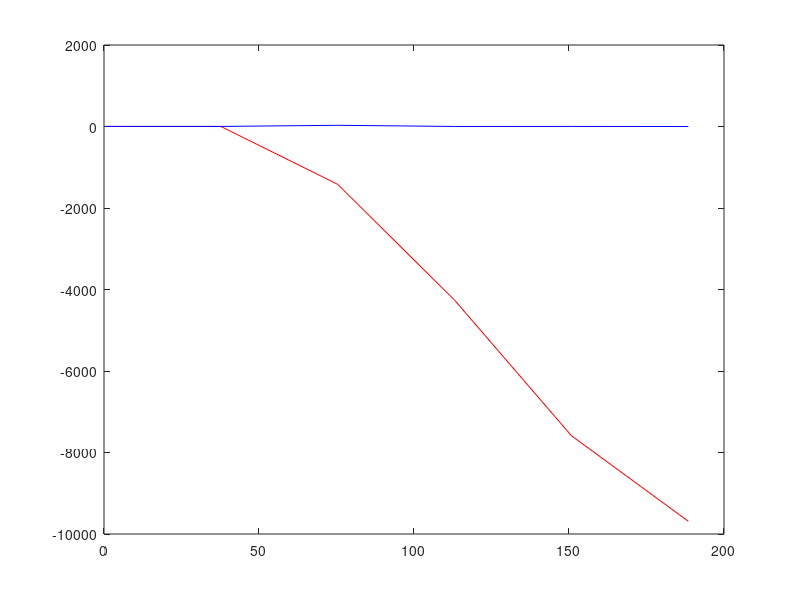

The MATLAB script that drew this image:
clear; clc; close all;

% Set initial frequency
w0 = 1;

% Set final time to be 30 periods out and get step size
tfinal=2 * pi / w0 * 30;

N = input('Input the number of steps to be taken: ')
tao = tfinal / N ;
t = linspace(0, tfinal, N + 1)
theta = zeros(1, N + 1);
omega = zeros(1, N + 1);

theta(1) = pi / 2;
omega(1) = 0;

for n=1:N
	theta(n + 1) = theta(n) + omega(n) * tao;  % TODO: This is wrong
	omega(n + 1) = omega(n) +  (- w0.^2 .* sin(theta(n))) * tao;  % TODO: This is wrong
end

plot_2 = pi .* w0 ./ (2 .* ellipke(linspace(0, 1, N+1)) .* (sin(theta ./ 2) .^2))

plot(t, theta, 'r-', t, plot_2, 'b-');  % TODO: This is wrong